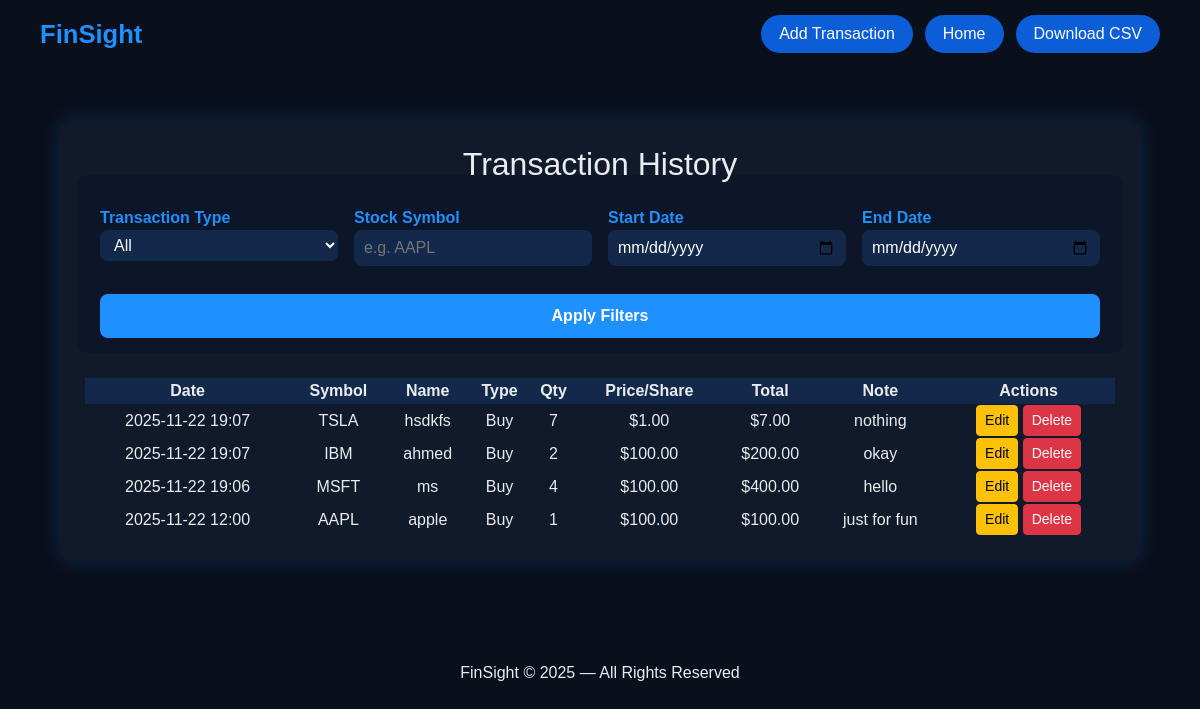
The app's page /transactions/view/ (signed in), older data.
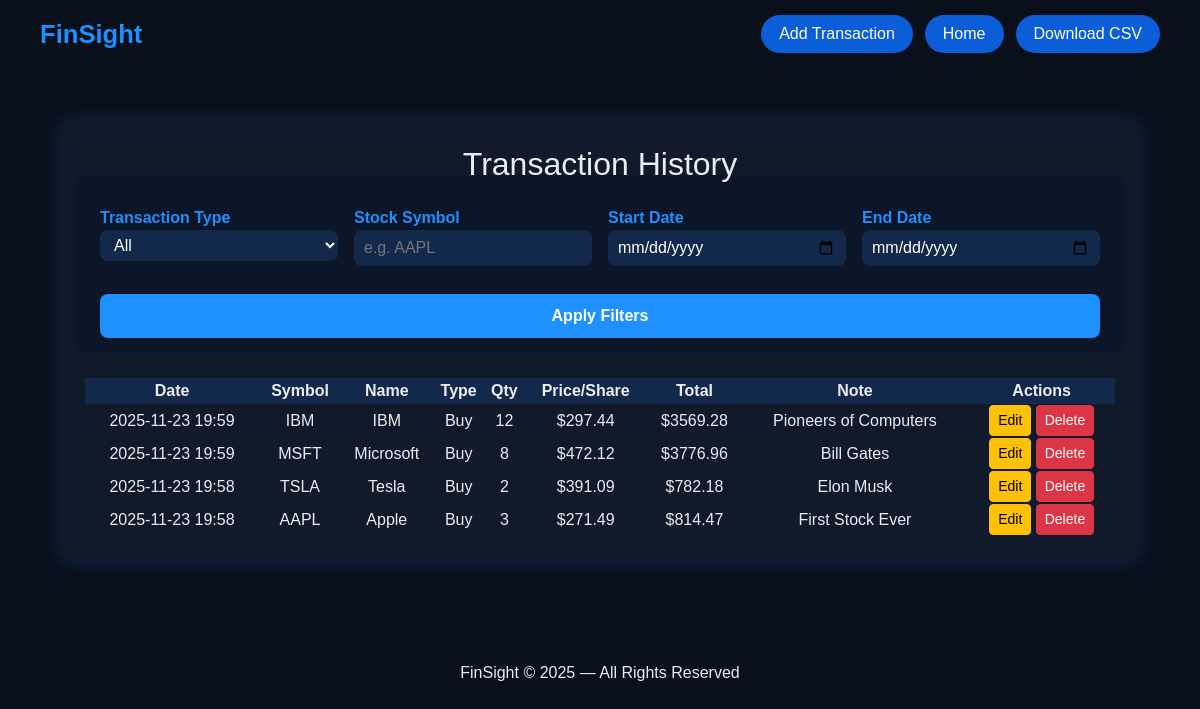
The same page, newer data.
### FinSight/models.py (models this page shows, shortened)
class Transaction(models.Model):
    TRANSACTION_CHOICES = [
        ('Buy', 'Buy'),
        ('Sell', 'Sell'),
    ]
    portfolio = models.ForeignKey(Portfolio, on_delete=models.CASCADE)
    stockSymbol = models.CharField(max_length=10)
    stockName = models.CharField(max_length=100)
    transactionType = models.CharField(max_length=10, choices=TRANSACTION_CHOICES)
    quantity = models.IntegerField()
    pricePerShare = models.DecimalField(max_digits=12, decimal_places=2)
    totalPrice = models.DecimalField(max_digits=12, decimal_places=2)
    note = models.TextField(blank=True, null=True)
    date = models.DateTimeField(auto_now_add=True)

### FinSight/views.py (the view)
# urls.py: path('transactions/view/', views.viewTransactions, name='viewTransactions'),
@login_required
def viewTransactions(request):
    portfolio = get_object_or_404(Portfolio, user=request.user)
    transactions = Transaction.objects.filter(portfolio=portfolio).order_by('-date')
    transaction_type = request.GET.get('type')
    stock_symbol = request.GET.get('symbol')
    start_date = request.GET.get('start')
    end_date = request.GET.get('end')
    if transaction_type and transaction_type != "All":
        transactions = transactions.filter(transactionType=transaction_type)
    if stock_symbol:
        transactions = transactions.filter(stockSymbol__icontains=stock_symbol)
    if start_date:
        transactions = transactions.filter(date__date__gte=start_date)
    if end_date:
        transactions = transactions.filter(date__date__lte=end_date)
    context = {
        'transactions': transactions,
        'selected_type': transaction_type or "All",
        'symbol': stock_symbol or "",
        'start_date': start_date or "",
        'end_date': end_date or "",
    }
    return render(request, 'viewTransactions.html', context)

### FinSight/templates/viewTransactions.html (shortened to what this page needs)
<!DOCTYPE html>
<html lang="en">
<head>
    <link href="https://cdn.jsdelivr.net/npm/bootstrap@5.3.3/dist/css/bootstrap.min.css" rel="stylesheet">
</head>
<body>
<nav>
    <div class="brand">FinSight</div>
    <div class="nav-links">
        <a href="{% url 'addTransaction' %}" class="btn-custom">Add Transaction</a>
        <a href="{% url 'home' %}" class="btn-custom">Home</a>
        <a href="{% url 'downloadTransactionsCSV' %}?type={{ selected_type }}&symbol={{ symbol }}&start={{ start_date }}&end={{ end_date }}" class="btn-download">Download CSV</a>
    </div>
</nav>
<div class="container">
    <h2>Transaction History</h2>
    <form method="get" class="filter-box row g-3">
        <div class="col-md-3">
            <label>Transaction Type</label>
            <select name="type">
                <option value="All" {% if selected_type == "All" %}selected{% endif %}>All</option>
            </select>
        </div>
        <div class="col-md-3">
            <label>Stock Symbol</label>
            <input type="text" name="symbol" value="{{ symbol }}" placeholder="e.g. AAPL">
        </div>
        <div class="col-md-3">
            <label>Start Date</label>
            <input type="date" name="start" value="{{ start_date }}">
        </div>
        <div class="col-md-3">
            <label>End Date</label>
            <input type="date" name="end" value="{{ end_date }}">
        </div>
        <div class="col-md-12">
            <button type="submit" class="filter-btn">Apply Filters</button>
        </div>
    </form>
    <table>
        <thead>
            <tr>
                <th>Date</th>
                <th>Symbol</th>
                <th>Name</th>
                <th>Type</th>
                <th>Qty</th>
                <th>Price/Share</th>
                <th>Total</th>
                <th>Note</th>
                <th>Actions</th>
            </tr>
        </thead>
        <tbody>
            {% for t in transactions %}
            <tr>
                <td>{{ t.date|date:"Y-m-d H:i" }}</td>
                <td>{{ t.stockSymbol }}</td>
                <td>{{ t.stockName }}</td>
                <td>{{ t.transactionType }}</td>
                <td>{{ t.quantity }}</td>
                <td>${{ t.pricePerShare }}</td>
                <td>${{ t.totalPrice }}</td>
                <td>{{ t.note }}</td>
                <td>
                    <a href="{% url 'updateTransaction' t.id %}" class="btn btn-warning btn-sm">Edit</a>
                    <a href="{% url 'deleteTransaction' t.id %}" class="btn btn-danger btn-sm">Delete</a>
                </td>
            </tr>
            {% empty %}
            <tr><td colspan="9">No transactions found.</td></tr>
            {% endfor %}
        </tbody>
    </table>
</div>
<footer>
    FinSight © 2025 — All Rights Reserved
</footer>
</body>
</html>

Row changes from the older to the newer data that the page shows:
removed Transaction: date "2025-11-22 19:07", stockSymbol "TSLA", stockName "hsdkfs", transactionType "Buy", quantity "7", pricePerShare "1.00", totalPrice "7.00", note "nothing"
removed Transaction: date "2025-11-22 19:07", stockSymbol "IBM", stockName "ahmed", transactionType "Buy", quantity "2", pricePerShare "100.00", totalPrice "200.00", note "okay"
removed Transaction: date "2025-11-22 19:06", stockSymbol "MSFT", stockName "ms", transactionType "Buy", quantity "4", pricePerShare "100.00", totalPrice "400.00", note "hello"
removed Transaction: date "2025-11-22 12:00", stockSymbol "AAPL", stockName "apple", transactionType "Buy", quantity "1", pricePerShare "100.00", totalPrice "100.00", note "just for fun"
added Transaction: date "2025-11-23 19:59", stockSymbol "IBM", stockName "IBM", transactionType "Buy", quantity "12", pricePerShare "297.44", totalPrice "3569.28", note "Pioneers of Computers"
added Transaction: date "2025-11-23 19:59", stockSymbol "MSFT", stockName "Microsoft", transactionType "Buy", quantity "8", pricePerShare "472.12", totalPrice "3776.96", note "Bill Gates"
added Transaction: date "2025-11-23 19:58", stockSymbol "TSLA", stockName "Tesla", transactionType "Buy", quantity "2", pricePerShare "391.09", totalPrice "782.18", note "Elon Musk"
added Transaction: date "2025-11-23 19:58", stockSymbol "AAPL", stockName "Apple", transactionType "Buy", quantity "3", pricePerShare "271.49", totalPrice "814.47", note "First Stock Ever"
